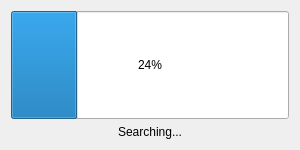
<?xml version="1.0" encoding="UTF-8"?>
<ui version="4.0">
 <class>SearchProcessBox</class>
 <widget class="QDialog" name="SearchProcessBox">
  <property name="geometry">
   <rect>
    <x>0</x>
    <y>0</y>
    <width>300</width>
    <height>150</height>
   </rect>
  </property>
  <property name="windowTitle">
   <string>Dialog</string>
  </property>
  <property name="styleSheet">
   <string notr="true">background-color: rgb(46, 52, 54);
color: rgb(114, 159, 207);

Rectangle{
color:backgroundColor
GridLayout{backgroundColor: transparent;}
}

QMessageBox {
background-color: rgb(46, 52, 54);
color: rgb(114, 159, 207);

Rectangle{
color:backgroundColor
GridLayout{backgroundColor: transparent;}
}
}</string>
  </property>
  <layout class="QVBoxLayout" name="verticalLayout">
   <item>
    <widget class="QProgressBar" name="progressBar">
     <property name="sizePolicy">
      <sizepolicy hsizetype="Expanding" vsizetype="Expanding">
       <horstretch>0</horstretch>
       <verstretch>0</verstretch>
      </sizepolicy>
     </property>
     <property name="value">
      <number>24</number>
     </property>
    </widget>
   </item>
   <item>
    <widget class="QLabel" name="label">
     <property name="text">
      <string>Searching...</string>
     </property>
     <property name="alignment">
      <set>Qt::AlignCenter</set>
     </property>
    </widget>
   </item>
  </layout>
 </widget>
 <resources/>
 <connections/>
</ui>
